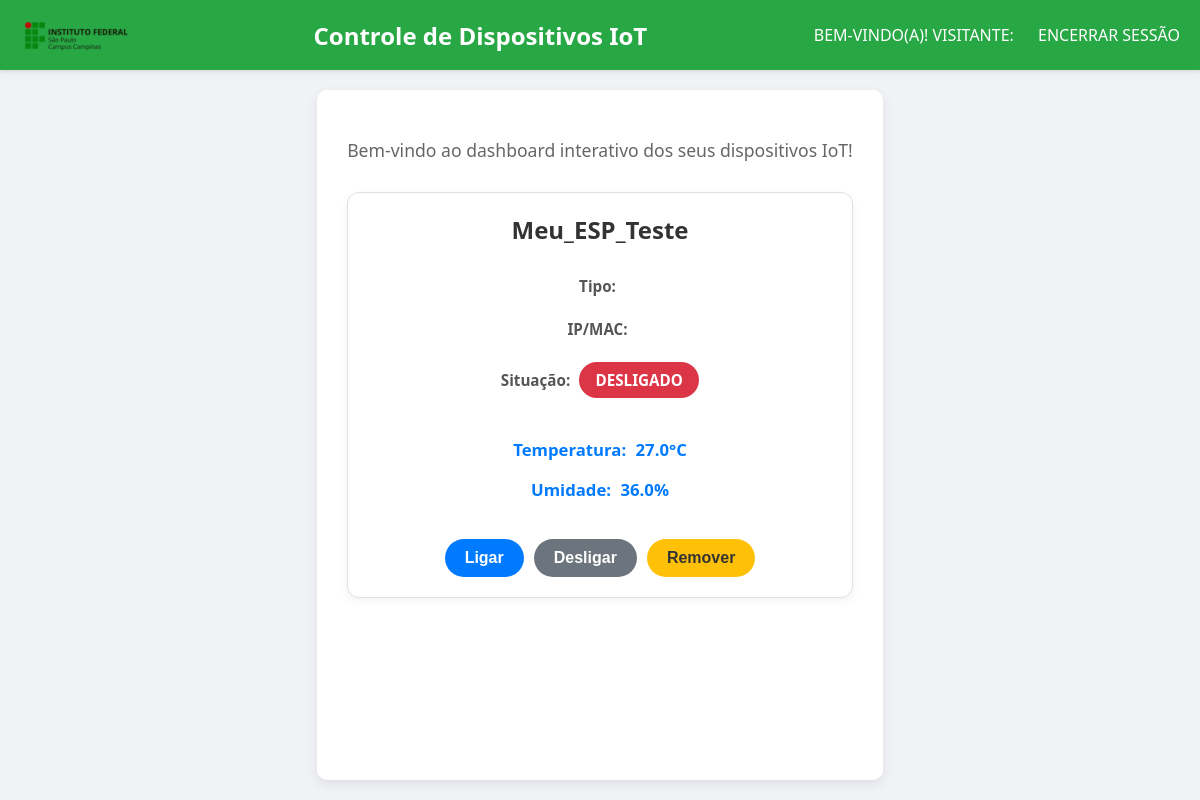
/dashboard/, run on the app's committed database.
### iot_core/models.py (models this page shows, shortened)
class Dispositivo(models.Model):
    nome = models.CharField(max_length=100, unique=True, help_text="Nome único para identificar o dispositivo (ex: 'Sala_B106').")
    descricao = models.TextField(blank=True, null=True, help_text="Descrição opcional do dispositivo e sua localização.")
    ip_endereco = models.GenericIPAddressField(unique=True, help_text="Endereço IP do dispositivo na rede local.")
    porta = models.IntegerField(default=80, help_text="Porta HTTP que o dispositivo está escutando (geralmente 80).")
    ativo = models.BooleanField(default=True, help_text="Indica se o dispositivo está ativo e online.")
    data_cadastro = models.DateTimeField(auto_now_add=True)
    ultima_atualizacao = models.DateTimeField(auto_now=True)
    class Meta:
        verbose_name = "Dispositivo IoT"
        verbose_name_plural = "Dispositivos IoT"
        ordering = ['nome']

### iot_core/views.py (the view)
# urls.py: path('dashboard/', views.device_dashboard, name='device_dashboard'),
def device_dashboard(request):
    devices = Dispositivo.objects.filter(ativo=True)
    devices_data = [] # Lista para armazenar todos os dados que serão passados para o template
    for device in devices:
        device_state, created = DeviceState.objects.get_or_create(device=device)
        ultima_temperatura_leitura = LeituraSensor.objects.filter(
            dispositivo=device, # Usamos 'device' da iteração
            tipo_sensor='Temperatura' # OU 'temperatura', verifique o que seu ESP envia
        ).order_by('-timestamp').first()
        ultima_umidade_leitura = LeituraSensor.objects.filter(
            dispositivo=device, # Usamos 'device' da iteração
            tipo_sensor='Umidade' # OU 'umidade', verifique o que seu ESP envia
        ).order_by('-timestamp').first()
        formatted_temperatura = 'N/A'
        if ultima_temperatura_leitura:
            formatted_temperatura = f"{ultima_temperatura_leitura.valor}{ultima_temperatura_leitura.unidade or '°C'}" # Adicionei um default para unidade
        formatted_umidade = 'N/A'
        if ultima_umidade_leitura:
            formatted_umidade = f"{ultima_umidade_leitura.valor}{ultima_umidade_leitura.unidade or '%'}" # Adicionei um default para unidade
        devices_data.append({
            'obj': device,
            'current_state': device_state, # Passa o objeto DeviceState
            'ultima_temperatura': formatted_temperatura,
            'ultima_umidade': formatted_umidade,
            'is_on': device_state.is_on, # Redundante com current_state.is_on, mas mantido para clareza no template
        })
    form = DispositivoForm() # Formulário para adicionar novo dispositivo
    context = {
        'devices_data': devices_data, # Renomeei para evitar conflito e ser mais descritivo
        'form': form,
        'mensagem': 'Bem-vindo ao dashboard interativo dos seus dispositivos IoT!' # Mensagem geral
    }
    return render(request, 'iot_core/device_dashboard.html', context)

### iot_core/templates/iot_core/device_dashboard.html (shortened to what this page needs)
<!DOCTYPE html>
<html lang="pt-br">
<head>
    {% load static %}
</head>
<body>
    <header>
        <img src={% static 'img/LogoIFSPCMP.png' %} alt="Instituto Federal Logo" class="logo-img">
        <h1>Controle de Dispositivos IoT</h1>
        <nav class="nav-links">
            <span>BEM-VINDO(A)!
                {% if user.is_authenticated %}
                    {{ user.first_name|upper }}:
                {% else %}
                    VISITANTE:
                {% endif %}
            </span>
           <form action="{% url 'logout' %}" method="post" style="display: inline;">
                <button type="submit" style="
                    background: none;
                    border: none;
                    padding: 0;
                    font: inherit;
                    cursor: pointer;
                    color: white; /* Cor do texto do link */
                    text-decoration: none; /* Sem sublinhado por padrão */
                    margin-left: 20px;
                    font-weight: 500;
                    transition: text-decoration 0.2s ease;
                " onmouseover="this.style.textDecoration='underline'" onmouseout="this.style.textDecoration='none'">
                    ENCERRAR SESSÃO
                </button>
            </form>
        </nav>
    </header>
    <div class="dashboard-container">
        <p class="message">{{ mensagem }}</p>
        <div class="devices-grid">
            {% if devices_data %}
                {% for dispositivo_data in devices_data %}
                    <div class="device-card">
                        <h2>{{ dispositivo_data.obj.nome }}</h2>
                        <p><span class="info-label">Tipo:</span> {{ dispositivo_data.obj.modelo }}</p>
                        <p><span class="info-label">IP/MAC:</span> {{ dispositivo_data.obj.endereco_ip_mac }}</p>
                        <p><span class="info-label">Situação:</span>
                            <span id="status-{{ dispositivo_data.obj.id }}"
                                  class="status-indicator {% if dispositivo_data.is_on %}status-on{% else %}status-off{% endif %}">
                                {% if dispositivo_data.is_on %}LIGADO{% else %}DESLIGADO{% endif %}
                            </span>
                        </p>
                        <div class="sensor-data">
                            <p><span class="info-label">Temperatura:</span> <span>{{ dispositivo_data.ultima_temperatura }}</span></p>
                            <p><span class="info-label">Umidade:</span> <span>{{ dispositivo_data.ultima_umidade }}</span></p>
                        </div>
                        <div class="button-group">
                            <button class="control-button on"
                                    onclick="toggleDevice({{ dispositivo_data.obj.id }}, '{{ dispositivo_data.obj.nome }}', true)">
                                Ligar
                            </button>
                            <button class="control-button off"
                                    onclick="toggleDevice({{ dispositivo_data.obj.id }}, '{{ dispositivo_data.obj.nome }}', false)">
                                Desligar
                            </button>
                            <button class="control-button remove"
                                    onclick="removeDevice({{ dispositivo_data.obj.id }}, '{{ dispositivo_data.obj.nome }}')">
                                Remover
                            </button>
                        </div>
                    </div>
                {% endfor %}
            {% else %}
                <p style="grid-column: 1 / -1; text-align: center;">Nenhum dispositivo ativo cadastrado ainda. Adicione um abaixo!</p>
            {% endif %}
        </div>
</body>
</html>

### iot_core/templates/iot_core/device_dashboard.html (style rules this page uses)
body { font-family: 'Segoe UI', Tahoma, Geneva, Verdana, sans-serif; margin: 0; background-color: #f0f2f5; color: #333; display: flex; flex-direction: column; min-height: 100vh; }
header { background-color: #28a745; color: white; padding: 15px 20px; display: flex; justify-content: space-between; align-items: center; box-shadow: 0 2px 4px rgba(0,0,0,0.1); }
header h1 { margin: 0; font-size: 24px; }
.logo-img { height: 40px; margin-right: 15px; }
.dashboard-container { flex-grow: 1; padding: 30px; max-width: 1200px; margin: 20px auto; background-color: white; border-radius: 10px; box-shadow: 0 4px 12px rgba(0,0,0,0.08); }
.dashboard-container p.message { text-align: center; margin-bottom: 30px; color: #666; font-size: 1.1em; }
.devices-grid { display: grid; grid-template-columns: repeat(auto-fill, minmax(280px, 1fr)); gap: 25px; margin-bottom: 40px; }
.device-card { background-color: #ffffff; border: 1px solid #e0e0e0; border-radius: 12px; padding: 20px; box-shadow: 0 3px 10px rgba(0,0,0,0.05); display: flex; flex-direction: column; justify-content: space-between; align-items: center; text-align: center; transition: transform 0.2s ease-in-out; }
.device-card h2 { margin-top: 0; color: #333; font-size: 1.5em; margin-bottom: 15px; }
.device-card p { margin-bottom: 8px; font-size: 0.95em; }
.info-label { font-weight: bold; color: #555; margin-right: 5px; }
.sensor-data { margin: 15px 0; font-size: 1.1em; color: #444; }
.sensor-data span { font-weight: bold; color: #007bff; }
.status-indicator { padding: 8px 15px; border-radius: 20px; font-weight: bold; color: white; display: inline-block; min-width: 90px; }
.status-off { background-color: #dc3545; }
.button-group { display: flex; gap: 10px; margin-top: 15px; }
.control-button { padding: 10px 20px; border: none; border-radius: 25px; cursor: pointer; font-weight: bold; font-size: 1em; transition: background-color 0.2s ease; }
.control-button.on { background-color: #007bff; color: white; }
.control-button.off { background-color: #6c757d; color: white; }
.control-button.remove { background-color: #ffc107; color: #333; }

### data on the page
Dispositivo: obj.nome "Meu_ESP_Teste", ultima_temperatura "27.0°C", ultima_umidade "36.0%"

### other printed values
{{ mensagem }} "Bem-vindo ao dashboard interativo dos seus dispositivos IoT!"
